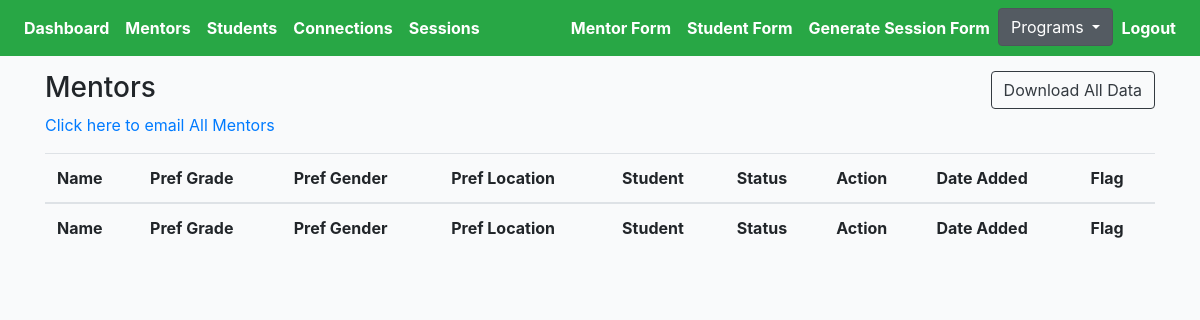
/choice/mentors/ (signed in), run on an earlier commit of the app's database.
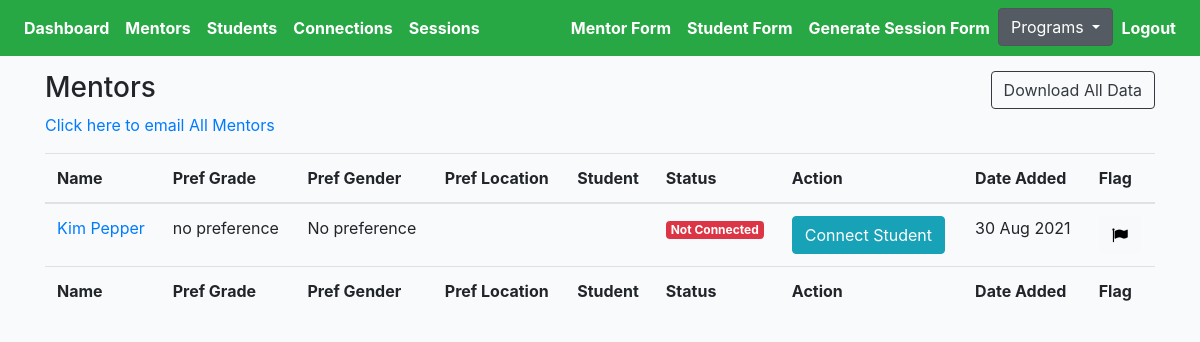
And on a later commit of the database.
### cprofiles/models.py (models this page shows, shortened)
class Mentor(models.Model):
    avatar = models.ImageField(default='avatar.png', upload_to='avatars/')
    first_name = models.CharField(max_length=200, blank=True)
    last_name = models.CharField(max_length=200, blank=True)
    email = models.EmailField(max_length=200, blank=True)
    phone = models.CharField(max_length=200, blank=True)
    address = models.CharField(max_length=200, blank=True)
    prefer_grade = models.CharField(max_length=200, choices=MENTOR_GRADE_CHOICES)
    prefer_gender = models.CharField(max_length=200, choices=GENDER_CHOICES)
    prefer_location = models.ManyToManyField(Preferlocation, blank=True, related_name='prefer_location')
    mentor_last_year = models.CharField(null=True, blank=True, max_length=200, choices=YES_NO)
    language = models.ManyToManyField(Mentorlanguage, blank=True, related_name='mentor_language')
    experience = models.CharField(null=True, blank=True, max_length=200, choices=YES_NO)
    familiar = models.TextField(null=True, blank=True, max_length=1000)
    share = models.TextField(null=True, blank=True, max_length=1000)
    hobby = models.TextField(null=True, blank=True, max_length=1000)
    question = models.TextField(null=True, blank=True, max_length=1000)
    friends = models.ManyToManyField(Student, blank=True, related_name='mentors')
    updated = models.DateTimeField(auto_now=True)
    created = models.DateTimeField(auto_now_add=True)
    slug = models.SlugField(unique=True, blank=True)
    flag = models.BooleanField(default=False)
    ethnic = models.CharField(null=True, blank=True, max_length=200, choices=ETHNIC_CHOICES)
    def get_absolute_url(self):
        return reverse("cprofiles:mentor-profiles-detail", kwargs={"slug": self.slug})
    def get_friends(self):
        return self.friends.all()
    def get_locations(self):
        return self.prefer_location.all()
    __initial_first_name = None
    __initial_last_name = None
    def __init__(self, *args, **kwargs):
        super().__init__(*args, **kwargs)
        self.__initial_first_name = self.first_name
        self.__initial_last_name = self.last_name

### cprofiles/views.py (the view)
# urls.py: path('mentors/', MentorProfileListView.as_view(), name='mentor-profiles-list'),
@method_decorator(login_required, name='dispatch')
@method_decorator(allowed_users(allowed_roles=['choice', 'admin']), name='dispatch')
class MentorProfileListView(ListView):
    model = Mentor
    template_name = 'choice/mentor-profile-list.html'
    def get_queryset(self):
        qs = Mentor.objects.all()
        return qs
    def get_context_data(self, **kwargs):
        context = super().get_context_data(**kwargs)
        recipients = list(i for i in Mentor.objects.values_list('email', flat=True))
        recipients = ("; ".join(recipients))
        context["recipients"] = recipients
        return context

### templates/choice/mentor-profile-list.html (shortened to what this page needs)
{% extends 'cbase.html' %}
{% load static %}
{% block stylesheet %}{% static '/css/my_invites.css' %}{% endblock %}
{% block content %}
<div class="row">
    <div class="col-auto mr-auto">
        <h3>Mentors</h3>
    </div>
    <div class="col-auto">
        <div class="btn-group" role="group" aria-label="Basic example">
            <form action="{% url 'cprofiles:export-choice-mentor-list' %}" method="POST">
                <button type="submit" class="btn btn-outline-dark">Download All Data</button>
            </form>
        </div>
    </div>
</div>
<p><a href="mailto:{{recipients}}">Click here to email All Mentors</a>
    <div class="table-responsive-lg">
        <table id="myTable" class="table">
            <thead>
                <tr>
                    <th scope="col">Name</th>
                    <th scope="col">Pref Grade</th>
                    <th scope="col">Pref Gender</th>
                    <th scope="col">Pref Location</th>
                    <th scope="col">Student</th>
                    <th scope="col">Status</th>
                    <th scope="col">Action</th>
                    <th scope="col">Date Added</th>
                    <th scope="col">Flag</th>
                </tr>
            </thead>
            <tfoot>
                <tr>
                    <th>Name</th>
                    <th>Pref Grade</th>
                    <th>Pref Gender</th>
                    <th>Pref Location</th>
                    <th>Student</th>
                    <th>Status</th>
                    <th>Action</th>
                    <th>Date Added</th>
                    <th>Flag</th>
                </tr>
            </tfoot>
            <tbody>
                {% for obj in object_list %}
                <tr>
                    <td><a href="{{obj.get_absolute_url}}">{{obj.first_name}} {{obj.last_name}}</a></td>
                    <td>{{obj.prefer_grade}}</td>
                    <td>{{obj.prefer_gender}}</td>
                    <td>{% for location in obj.get_locations %}<li>{{location}}</li>{% endfor %}
                    <td>{% for friend in obj.get_friends %}<li>{{friend.first_name}} {{friend.last_name}} </li>{% endfor %}
                    </td>
                    <td>
                        {% for friend in obj.get_friends %}
                        <div><span class="badge badge-success">Connected</span></div>
                        {% empty %}
                        <div><span class="badge badge-danger">Not Connected</div>
                        {% endfor %}
                    </td>
                    <td><a href="{% url 'cprofiles:mentor-connect-detail' obj.slug %}"><button type="submit"
                                class="btn btn-info">Connect Student</button></a></td>
                    <td>{{ obj.created |date:"d M Y"  }}</td>
                    <td>
                        <form action="{% url 'cprofiles:flag-mentor' %}" method="POST" class='like-form' id='{{obj.id}}'>
                            <button type="submit" class="like_btn btn btn-light like-btn{{obj.id}}">
                                {% if obj.flag == False %}
                                <i class="fa fa-flag thumb{{obj.id}}" style="color:black"></i>
                                {% else %}
                                <i class="fa fa-flag thumb{{obj.id}}" style="color:red"></i>
                                <p class="flag">true</p>
                                {% endif %}
                            </button>
                        </form>
                    </td>
                </tr>
                {% endfor %}
            </tbody>
        </table>
    </div>
    {% endblock content %}

### templates/cbase.html (shortened to what this page needs)
{% load static %}
<!DOCTYPE html>
<html lang="en">
<head>
    <link href="https://netdna.bootstrapcdn.com/bootstrap/4.4.1/css/bootstrap.min.css" rel="stylesheet">
    <link href="https://maxcdn.bootstrapcdn.com/font-awesome/4.3.0/css/font-awesome.min.css" rel="stylesheet">
    <link rel="stylesheet" href="https://cdnjs.cloudflare.com/ajax/libs/Chart.js/2.8.0/Chart.min.css"
 />
    <link rel="stylesheet" type="text/css" href="https://cdn.datatables.net/1.10.22/css/jquery.dataTables.min.css">
    <link rel="stylesheet" href="{% static '/css/base.css' %}">
    <link rel="stylesheet" href="{% block stylesheet %}{% endblock %}">
    <link href="https://nightly.datatables.net/css/jquery.dataTables.css" rel="stylesheet" type="text/css" />
    <link rel="stylesheet" type="text/css"
        href="https://cdnjs.cloudflare.com/ajax/libs/select2/4.0.3/css/select2.min.css">
    <link href="//cdn.datatables.net/buttons/1.6.2/css/buttons.dataTables.min.css" rel="stylesheet" />
</head>
<body>
    <header class="pb-3">
        {% include 'cnavbar.html' %}
    </header>
    <div class="container">
        {% block content %}
        {% endblock content %}
    </div>
</body>
</html>

### templates/cnavbar.html (shortened to what this page needs)
<nav class="navbar navbar-expand-lg navbar-dark bg-success fixed-top">
    <div class="collapse navbar-collapse" id="navbarSupportedContent">
        <ul class="navbar-nav mr-auto">
            <li class="nav-item active">
                <a class="nav-link" style="font-weight: bold" href="{% url 'cprofiles:dashboard' %}">Dashboard</a>
            </li>
            <li class="nav-item active">
                <a class="nav-link" style="font-weight: bold"
                    href="{% url 'cprofiles:mentor-profiles-list' %}">Mentors</a>
            </li>
            <li class="nav-item active">
                <a class="nav-link" style="font-weight: bold"
                    href="{% url 'cprofiles:student-profiles-list' %}">Students</a>
            </li>
            <li class="nav-item active">
                <a class="nav-link" style="font-weight: bold"
                    href="{% url 'cprofiles:connection-list' %}">Connections</a>
            </li>
            <li class="nav-item active">
                <a class="nav-link" style="font-weight: bold" href="{% url 'cprofiles:session-list' %}">Sessions</a>
            </li>
        </ul>
        <ul class="navbar-nav ml-auto">
            <li class="nav-item active">
                <a class="nav-link" style="font-weight: bold" href="{% url 'cprofiles:mentor-profile-form' %}"
                    target="_blank">Mentor Form</a>
            </li>
            <li class="nav-item active">
                <a class="nav-link" style="font-weight: bold" href="{% url 'cprofiles:student-profile-form' %}"
                    target="_blank">Student Form</a>
            </li>
            {% ifequal user.groups.all.0.name "admin" %}
            <li class="nav-item active">
                <a class="nav-link" style="font-weight: bold"
                    href="{% url 'cprofiles:generate-session-form' %}">Generate
                    Session Form</a>
            </li>
            <div class="dropdown show">
                <a class="btn btn-secondary dropdown-toggle" href="#" role="button" id="dropdownMenuLink"
                    data-toggle="dropdown" aria-haspopup="true" aria-expanded="false">
                    Programs
                </a>
            </div>
            {% endifequal %}
            <li class="nav-item active">
                <a class="nav-link" style="font-weight: bold" href="{% url 'logout' %}">Logout</a>
            </li>
        </ul>
    </div>
</nav>

### core/static/css/base.css (style rules this page uses)
.container { width: 100%; padding-right: 15px; padding-left: 15px; margin-right: auto; margin-left: auto; margin-top: 55px; }
body { background:#FAFAFA; }

### core/static/css/my_invites.css (style rules this page uses)
body { margin-top:20px; background:#FAFAFA; }
body { background-color: #f9fafb; margin-top:0px; }

What changed in the data, as far as the page shows it:
added Mentor: first_name "Kim", last_name "Pepper", prefer_grade "no preference", prefer_gender "No preference", created "30 Aug 2021"
